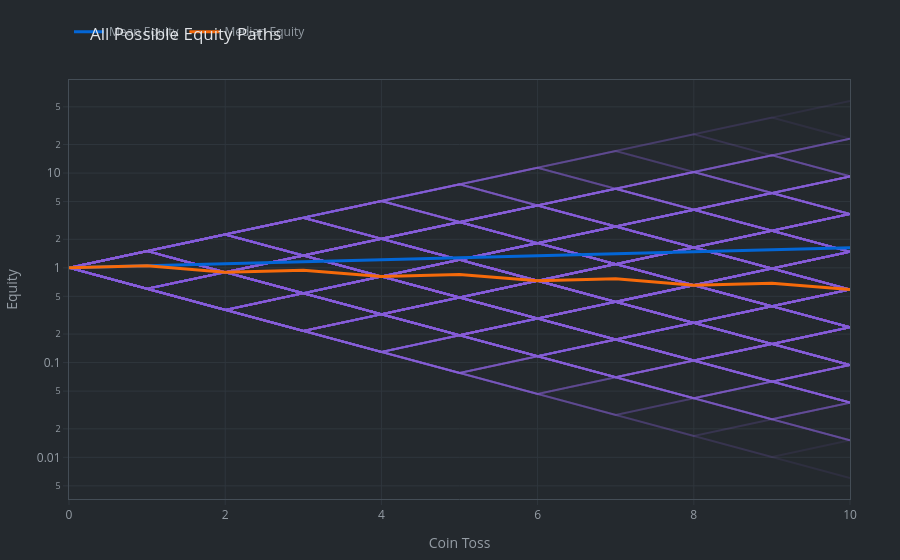

Notebook source saved alongside this figure:
### Markdown cell above
### Plot All Possible Paths

### Code cell
fig = go.Figure()

for path in paths:
    hover_text = [
        f"Toss: {t}<br>"
        f"Equity: {equity:.3f}<br>"
        f"Reached: {node_counts[bet][equity]} times"
        for bet, equity in enumerate(path)
    ]

    fig.add_trace(
        go.Scatter(
            x=arr_bets,
            y=path,
            mode="lines",
            opacity=0.1,
            hoverinfo="text",
            hovertext=hover_text,
            showlegend=False,
        )
    )

# Plot the mean equity.
fig.add_trace(
    go.Scatter(
        x=arr_bets,
        y=arr_mean_equity,
        mode="lines",
        line=dict(color=COLOURS["blue"][5], width=3),
        hovertemplate=(
            "<b>Toss:</b> %{x:.2f}<br>"
            "<b>Mean Equity:</b> %{y:.2f}<br>"
            "<extra></extra>"
        ),
        name="Mean Equity",
    )
)

# Plot the median equity.
fig.add_trace(
    go.Scatter(
        x=arr_bets,
        y=arr_median_equity,
        mode="lines",
        line=dict(color=COLOURS["orange"][5], width=3),
        hovertemplate=(
            "<b>Toss:</b> %{x:.2f}<br>"
            "<b>Median Equity:</b> %{y:.2f}<br>"
            "<extra></extra>"
        ),
        name="Median Equity",
    )
)

fig.update_layout(
    title="All Possible Equity Paths",
    xaxis_title="Coin Toss",
    yaxis_title="Equity",
    yaxis_type="log",
    margin=dict(t=80),
)

fig.show()
